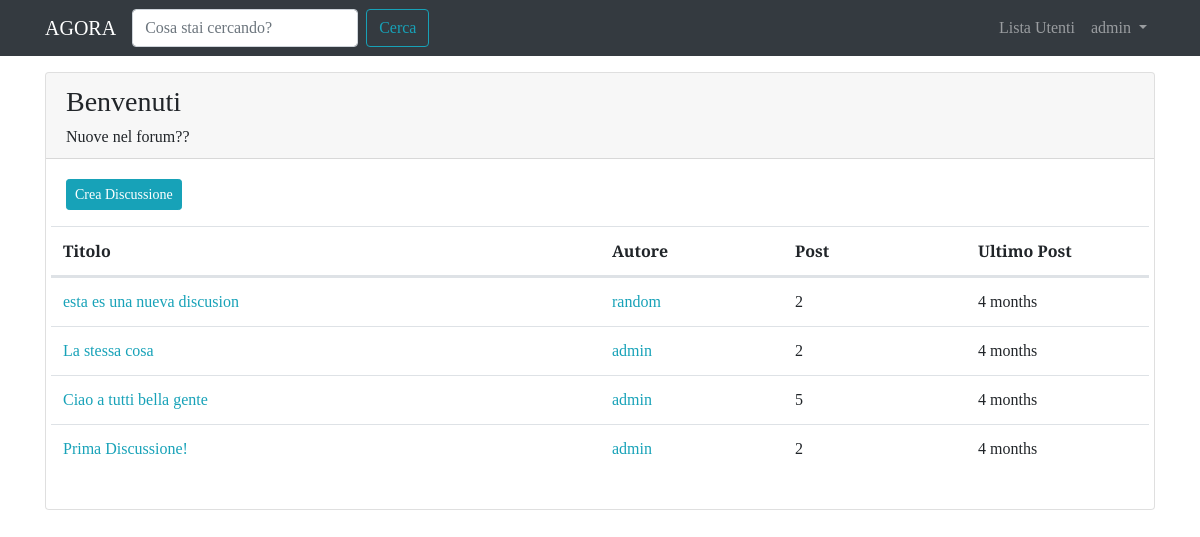
Page /forum/sezione/1/ (signed in) on the committed database.
### forum/models.py (models this page shows, shortened)
class Sezione(models.Model):
	nome_sezione = models.CharField(max_length=80)
	descrizione = models.CharField(max_length=150, blank=True, null=True)
	logo_sezione = models.ImageField(blank=True, null=True)
	class Meta:
		verbose_name = 'Sezione'
		verbose_name_plural = 'Sezioni'

class Discussione(models.Model):
	titolo = models.CharField(max_length=120)
	data_creazione = models.DateTimeField(auto_now_add=True)
	autore_discuzione = models.ForeignKey(User, on_delete=models.CASCADE, related_name='discussioni')
	sezione_apparteneza = models.ForeignKey(Sezione, on_delete=models.CASCADE)
	def get_absolute_url(self):
		return reverse('visualizza_discussione', kwargs={'pk': self.pk})
	class Meta:
		verbose_name = 'Discussione'
		verbose_name_plural = 'Discussioni'

class Post(models.Model):
	autore_post = models.ForeignKey(User, on_delete=models.CASCADE, related_name='posts')
	contenuto = models.TextField()
	data_creazione = models.DateTimeField(auto_now_add=True)
	discussione = models.ForeignKey(Discussione, on_delete=models.CASCADE)
	class Meta:
		verbose_name = 'Post'
		verbose_name_plural = 'Posts'

### forum/views.py (the view)
# urls.py: path('sezione/<int:pk>/', views.visualizza_sezione, name='sezione_view'),
def visualizza_sezione(request, pk):
	sezione = get_object_or_404(Sezione, pk=pk)
	discussioni_sezione = Discussione.objects.filter(sezione_apparteneza=sezione).order_by('-data_creazione')
	context = {'sezione': sezione, 'discussioni': discussioni_sezione}
	return render(request, 'forum/singola_sezione.html', context)

### forum/templates/forum/singola_sezione.html
{% extends 'base.html' %}
{% block content %}
	<div class="card my-3">
		<div class="card-header">
			<h3>{{sezione.nome_sezione}}</h3>
			<h6 class="card-text">{{sezione.descrizione }}</h6>
		</div>
		<div class="card-body">
			<a class="btn btn-sm btn-info" href="{% url 'crea_discussione' pk=sezione.pk %}">Crea Discussione</a>
			<table class="table mt-3">
				<thead>
					<tr class="row">
						<th class="col-lg-6 col-4">Titolo</th>
						<th class="col-lg-2 col-3">Autore</th>
						<th class="col-lg-2 col-2">Post</th>
						<th class="col-lg-2 col-3">Ultimo Post</th>
					</tr>
				</thead>
				<tbody>
					<tr class="row">
						{% for discussione in discussioni %}
							<td class="col-lg-6 col-4">
								<a href=" {{discussione.get_absolute_url}} ">{{discussione.titolo}}</a>
							</td>
							<td class="col-lg-2 col-3">
								<a href=" {% url 'user_profile' username=discussione.autore_discuzione.username %} ">{{discussione.autore_discuzione}}</a>
							</td>
							<td class="col-lg-2 col-2">
								{{discussione.post_set.count}}
							</td>
							<td class="col-lg-2 col-3">
								{{ discussione.post_set.last.data_creazione|timesince }}
							</td>
						{% endfor %}
					</tr>
				</tbody>
			</table>
		</div>
	</div>
{% endblock content %}

### templates/base.html (shortened to what this page needs)
{% load static %}
<!doctype html>
<html lang="en">
  <head>
    <link rel="stylesheet" href="https://maxcdn.bootstrapcdn.com/bootstrap/4.0.0/css/bootstrap.min.css">
    <link rel="stylesheet" href="{% static 'css/agora.css' %}">
  </head>
  <body>
    <nav class="navbar navbar-expand-lg navbar-dark bg-dark">
      <div class="container">
        <a class="navbar-brand" href="/">AGORA</a>
        <div class="collapse navbar-collapse" id="navbarSupportedContent">
          <form class="form-inline my-2 my-lg-0" action="{% url 'funzione_cerca' %}">
            <input name="q" class="form-control mr-sm-2" type="search" placeholder="Cosa stai cercando?" aria-label="Search">
            <button class="btn btn-outline-info my-2 my-sm-0" type="submit">Cerca</button>
          </form>
          <ul class="navbar-nav ml-auto">
            <li class="nav-item">
              <a class="nav-link" href="{% url 'user_list' %}">Lista Utenti <span class="sr-only">(current)</span></a>
            </li>
            {% if request.user.is_authenticated %}
              <li class="nav-item dropdown">
                <a class="nav-link dropdown-toggle" href="#" id="navbarDropdown" role="button" data-toggle="dropdown" aria-haspopup="true" aria-expanded="false">
                  {{ request.user.username }}
                </a>
              </li>
            {% endif %}
          </ul>
        </div>
      </div>
    </nav>
    <div class="container">
      {% block content %}
      {% endblock content %}
    </div>
  </body>
</html>

### static-storage/css/agora.css (style rules this page uses)
body { font-family: 'Slabo 27px', serif; }
a, a:hover { color: #17a2b8; }

### rows in the picture
Sezione: nome_sezione "Benvenuti", descrizione "Nuove nel forum??"
Discussione: titolo "esta es una nueva discusion", autore_discuzione "random", post_set.count "2", post_set.last.data_creazione "4 months"
Discussione: titolo "La stessa cosa", autore_discuzione "admin", post_set.count "2", post_set.last.data_creazione "4 months"
Discussione: titolo "Ciao a tutti bella gente", autore_discuzione "admin", post_set.count "5", post_set.last.data_creazione "4 months"
Discussione: titolo "Prima Discussione!", autore_discuzione "admin", post_set.count "2", post_set.last.data_creazione "4 months"

### other values in the picture
{{ request.user.username }} "admin"
